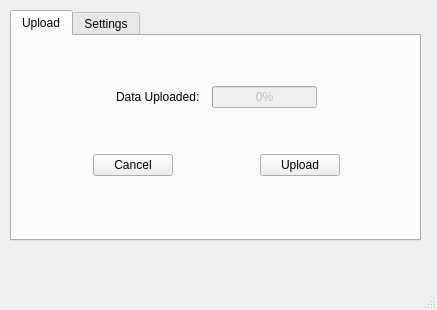
<?xml version="1.0" encoding="UTF-8"?>
<ui version="4.0">
 <class>MainWindow</class>
 <widget class="QMainWindow" name="MainWindow">
  <property name="geometry">
   <rect>
    <x>0</x>
    <y>0</y>
    <width>437</width>
    <height>310</height>
   </rect>
  </property>
  <property name="windowTitle">
   <string>Dredger App</string>
  </property>
  <widget class="QWidget" name="centralwidget">
   <widget class="QTabWidget" name="tabWidget">
    <property name="geometry">
     <rect>
      <x>10</x>
      <y>10</y>
      <width>411</width>
      <height>231</height>
     </rect>
    </property>
    <property name="currentIndex">
     <number>0</number>
    </property>
    <widget class="QWidget" name="tab">
     <attribute name="title">
      <string>Upload</string>
     </attribute>
     <widget class="QWidget" name="verticalLayoutWidget">
      <property name="geometry">
       <rect>
        <x>0</x>
        <y>10</y>
        <width>409</width>
        <height>171</height>
       </rect>
      </property>
      <layout class="QVBoxLayout" name="verticalLayout_2">
       <item>
        <layout class="QHBoxLayout" name="horizontalLayout_2">
         <item>
          <spacer name="horizontalSpacer_4">
           <property name="orientation">
            <enum>Qt::Horizontal</enum>
           </property>
           <property name="sizeHint" stdset="0">
            <size>
             <width>40</width>
             <height>20</height>
            </size>
           </property>
          </spacer>
         </item>
         <item>
          <widget class="QLabel" name="label">
           <property name="text">
            <string>Data Uploaded:  </string>
           </property>
          </widget>
         </item>
         <item>
          <widget class="QProgressBar" name="progressBar">
           <property name="enabled">
            <bool>false</bool>
           </property>
           <property name="autoFillBackground">
            <bool>false</bool>
           </property>
           <property name="value">
            <number>0</number>
           </property>
           <property name="textVisible">
            <bool>true</bool>
           </property>
           <property name="invertedAppearance">
            <bool>false</bool>
           </property>
          </widget>
         </item>
         <item>
          <spacer name="horizontalSpacer_5">
           <property name="orientation">
            <enum>Qt::Horizontal</enum>
           </property>
           <property name="sizeHint" stdset="0">
            <size>
             <width>40</width>
             <height>20</height>
            </size>
           </property>
          </spacer>
         </item>
        </layout>
       </item>
       <item>
        <layout class="QHBoxLayout" name="horizontalLayout">
         <item>
          <spacer name="horizontalSpacer_2">
           <property name="orientation">
            <enum>Qt::Horizontal</enum>
           </property>
           <property name="sizeHint" stdset="0">
            <size>
             <width>40</width>
             <height>20</height>
            </size>
           </property>
          </spacer>
         </item>
         <item>
          <widget class="QPushButton" name="cancel">
           <property name="text">
            <string>Cancel</string>
           </property>
          </widget>
         </item>
         <item>
          <spacer name="horizontalSpacer">
           <property name="orientation">
            <enum>Qt::Horizontal</enum>
           </property>
           <property name="sizeHint" stdset="0">
            <size>
             <width>40</width>
             <height>20</height>
            </size>
           </property>
          </spacer>
         </item>
         <item>
          <widget class="QPushButton" name="upload">
           <property name="text">
            <string>Upload</string>
           </property>
          </widget>
         </item>
         <item>
          <spacer name="horizontalSpacer_3">
           <property name="orientation">
            <enum>Qt::Horizontal</enum>
           </property>
           <property name="sizeHint" stdset="0">
            <size>
             <width>40</width>
             <height>20</height>
            </size>
           </property>
          </spacer>
         </item>
        </layout>
       </item>
      </layout>
     </widget>
    </widget>
    <widget class="QWidget" name="tab_2">
     <attribute name="title">
      <string>Settings</string>
     </attribute>
     <widget class="QWidget" name="gridLayoutWidget">
      <property name="geometry">
       <rect>
        <x>9</x>
        <y>10</y>
        <width>391</width>
        <height>181</height>
       </rect>
      </property>
      <layout class="QGridLayout" name="gridLayout">
       <item row="0" column="3">
        <widget class="QLineEdit" name="ip"/>
       </item>
       <item row="0" column="2">
        <spacer name="horizontalSpacer_6">
         <property name="orientation">
          <enum>Qt::Horizontal</enum>
         </property>
         <property name="sizeHint" stdset="0">
          <size>
           <width>40</width>
           <height>20</height>
          </size>
         </property>
        </spacer>
       </item>
       <item row="1" column="3">
        <widget class="QLineEdit" name="port"/>
       </item>
       <item row="1" column="2">
        <spacer name="horizontalSpacer_7">
         <property name="orientation">
          <enum>Qt::Horizontal</enum>
         </property>
         <property name="sizeHint" stdset="0">
          <size>
           <width>40</width>
           <height>20</height>
          </size>
         </property>
        </spacer>
       </item>
       <item row="0" column="4">
        <spacer name="horizontalSpacer_9">
         <property name="orientation">
          <enum>Qt::Horizontal</enum>
         </property>
         <property name="sizeHint" stdset="0">
          <size>
           <width>40</width>
           <height>20</height>
          </size>
         </property>
        </spacer>
       </item>
       <item row="1" column="0">
        <spacer name="horizontalSpacer_10">
         <property name="orientation">
          <enum>Qt::Horizontal</enum>
         </property>
         <property name="sizeHint" stdset="0">
          <size>
           <width>40</width>
           <height>20</height>
          </size>
         </property>
        </spacer>
       </item>
       <item row="1" column="1">
        <widget class="QLabel" name="label_3">
         <property name="text">
          <string>Port: </string>
         </property>
        </widget>
       </item>
       <item row="1" column="4">
        <spacer name="horizontalSpacer_11">
         <property name="orientation">
          <enum>Qt::Horizontal</enum>
         </property>
         <property name="sizeHint" stdset="0">
          <size>
           <width>40</width>
           <height>20</height>
          </size>
         </property>
        </spacer>
       </item>
       <item row="0" column="0">
        <spacer name="horizontalSpacer_8">
         <property name="orientation">
          <enum>Qt::Horizontal</enum>
         </property>
         <property name="sizeHint" stdset="0">
          <size>
           <width>40</width>
           <height>20</height>
          </size>
         </property>
        </spacer>
       </item>
       <item row="0" column="1">
        <widget class="QLabel" name="label_2">
         <property name="text">
          <string>IP Address: </string>
         </property>
        </widget>
       </item>
       <item row="2" column="3">
        <widget class="QPushButton" name="settingsOk">
         <property name="text">
          <string>Ok</string>
         </property>
        </widget>
       </item>
      </layout>
     </widget>
    </widget>
   </widget>
  </widget>
  <widget class="QMenuBar" name="menubar">
   <property name="geometry">
    <rect>
     <x>0</x>
     <y>0</y>
     <width>437</width>
     <height>27</height>
    </rect>
   </property>
  </widget>
  <widget class="QStatusBar" name="statusbar"/>
  <action name="actionSettings">
   <property name="text">
    <string>Settings</string>
   </property>
  </action>
 </widget>
 <resources/>
 <connections/>
</ui>
